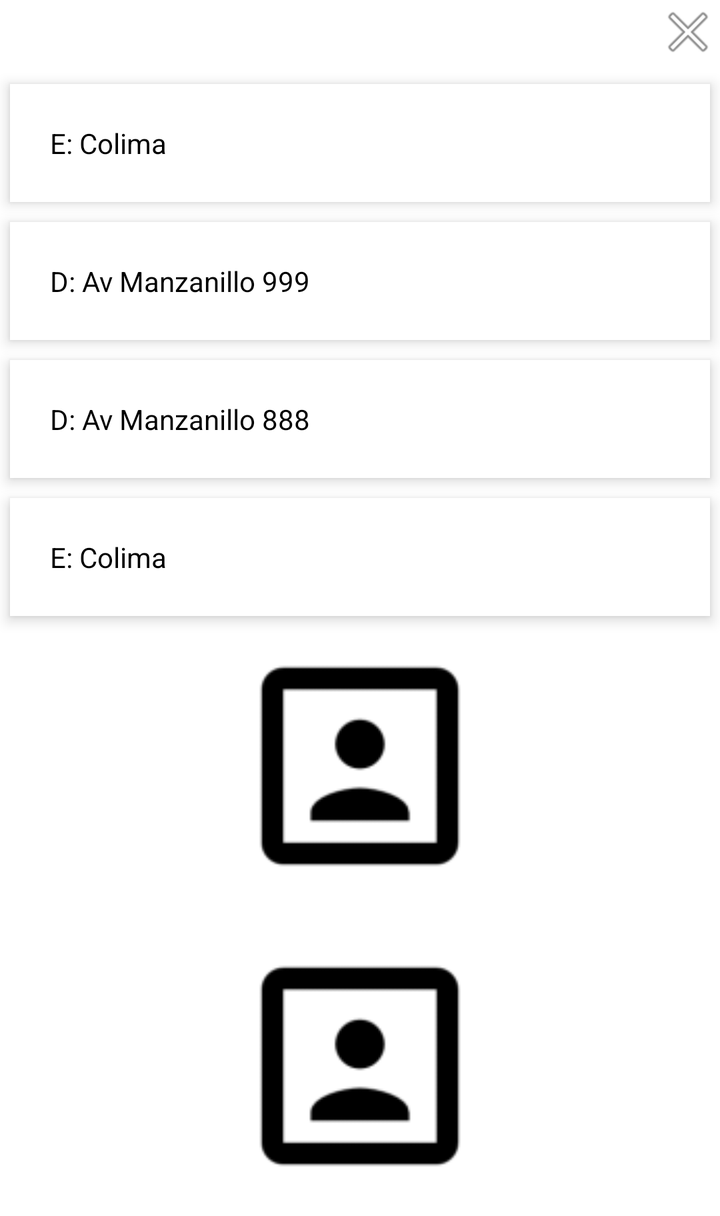
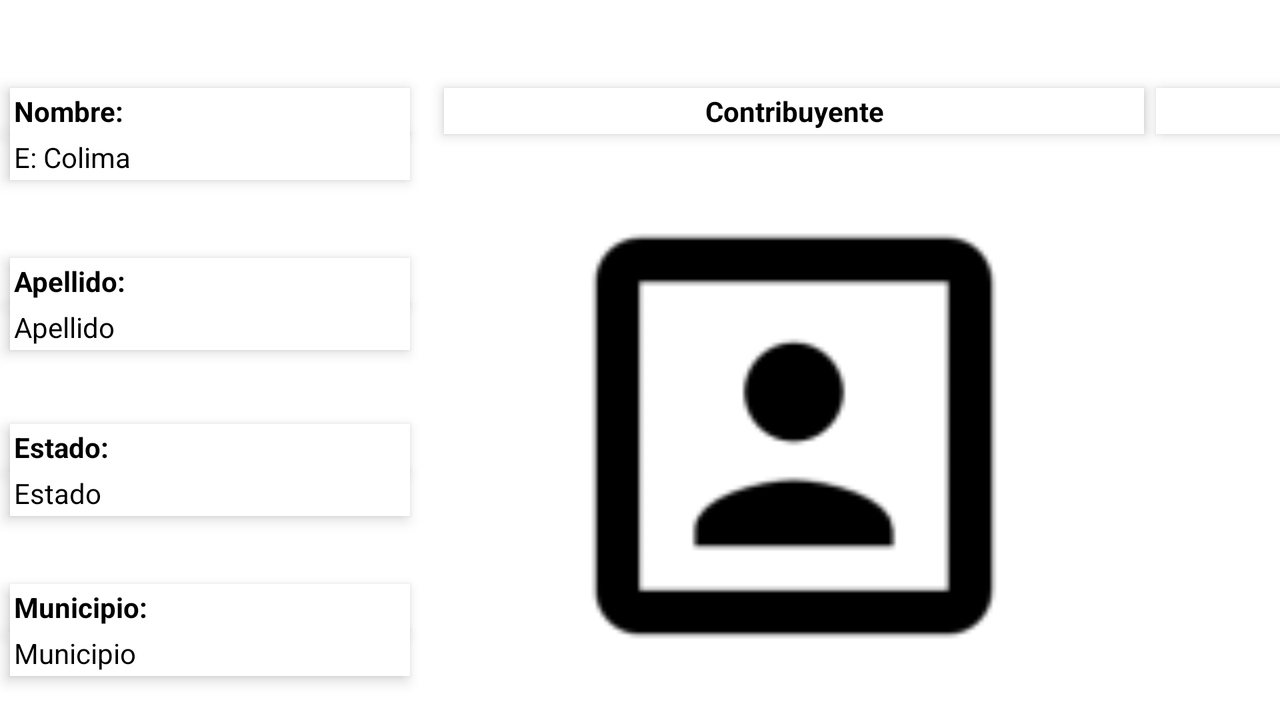

One screen, two layout resources from the same app: the default and the repository's alternative for another configuration. Each is rendered where Android would select it; the XML of both is given below.
<!-- AndroidManifest.xml: application theme AppTheme -->
<!-- res/layout/layout_dialog.xml -->
<?xml version="1.0" encoding="utf-8"?>
<FrameLayout xmlns:android="http://schemas.android.com/apk/res/android"
    xmlns:app="http://schemas.android.com/apk/res-auto"
    android:layout_width="match_parent"
    android:layout_height="wrap_content"
    xmlns:customAttrs="http://schemas.android.com/tools"
    android:background="@color/CanvasBackground">

    <RelativeLayout
        android:layout_width="wrap_content"
        android:layout_height="wrap_content">

        <ImageView
            android:id="@+id/btn_close"
            android:layout_width="wrap_content"
            android:layout_height="wrap_content"
            android:layout_alignParentEnd="true"
            android:layout_alignParentTop="true"
            android:layout_gravity="end"
            android:contentDescription="@string/app_name"
            android:src="@android:drawable/ic_menu_close_clear_cancel" />

        <TextView
            android:id="@+id/txtTitle"
            android:layout_width="fill_parent"
            android:layout_height="wrap_content"
            android:layout_alignParentEnd="true"
            android:layout_below="@+id/btn_close"
            android:layout_marginLeft="5dp"
            android:layout_marginRight="5dp"
            android:layout_marginTop="10dp"
            android:background="#fff"
            android:clickable="true"
            android:elevation="4dp"
            android:padding="20dp"
            android:text="E: Colima"
            android:textColor="#000000" />

        <TextView
            android:id="@+id/txtApellido"
            android:layout_width="fill_parent"
            android:layout_height="wrap_content"
            android:layout_alignParentEnd="true"
            android:layout_below="@+id/txtTitle"
            android:layout_marginLeft="5dp"
            android:layout_marginRight="5dp"
            android:layout_marginTop="10dp"
            android:background="#fff"
            android:clickable="true"
            android:elevation="4dp"
            android:padding="20dp"
            android:text="D: Av Manzanillo 999"
            android:textColor="#000000" />


        <TextView
            android:id="@+id/txtEstado"
            android:layout_width="fill_parent"
            android:layout_height="wrap_content"
            android:layout_alignParentEnd="true"
            android:layout_below="@+id/txtApellido"
            android:layout_marginLeft="5dp"
            android:layout_marginRight="5dp"
            android:layout_marginTop="10dp"
            android:background="#fff"
            android:clickable="true"
            android:elevation="4dp"
            android:padding="20dp"
            android:text="D: Av Manzanillo 888"
            android:textColor="#000000" />

        <TextView
            android:id="@+id/txtMunicipio"
            android:layout_width="fill_parent"
            android:layout_height="wrap_content"
            android:layout_alignParentEnd="true"
            android:layout_below="@+id/txtEstado"
            android:layout_centerHorizontal="true"
            android:layout_marginLeft="5dp"
            android:layout_marginRight="5dp"
            android:layout_marginTop="10dp"
            android:background="#fff"
            android:clickable="true"
            android:elevation="4dp"
            android:padding="20dp"
            android:text="E: Colima"
            android:textColor="#000000" />

        <ImageView
            android:id="@+id/imgDocumentation"
            android:layout_width="150dp"
            android:layout_height="150dp"

            android:layout_marginLeft="20dp"
            android:layout_marginRight="20dp"
            android:src="@mipmap/ic_photo"
            android:layout_below="@+id/imgDocumentation1"
            android:layout_alignStart="@+id/imgDocumentation1"
            android:layout_alignEnd="@+id/imgDocumentation1" />

        <ImageView
            android:id="@+id/imgDocumentation1"
            android:layout_width="150dp"
            android:layout_height="150dp"
            android:layout_alignEnd="@+id/txtMunicipio"

            android:layout_alignStart="@+id/txtMunicipio"
            android:layout_below="@+id/txtMunicipio"
            android:layout_marginLeft="20dp"
            android:layout_marginRight="20dp"
            android:src="@mipmap/ic_photo" />

    </RelativeLayout>

</FrameLayout>
<!-- resources referenced by this layout -->
<resources>
  <color name="CanvasBackground">#ffffff</color>
  <!-- mipmap ic_photo: png bitmap (mipmap-hdpi, 550 bytes) -->
  <string name="app_name">Prueba</string>
  <style name="AppTheme" parent="Theme.AppCompat.Light.DarkActionBar">
          
          <item name="colorPrimary">@color/colorPrimary</item>
          <item name="colorPrimaryDark">@color/colorPrimaryDark</item>
          <item name="colorAccent">@color/colorAccent</item>
          <item name="android:windowContentOverlay">@null</item>
      </style>
  <color name="colorPrimary">#3c8dbc</color>
  <color name="colorPrimaryDark">#0a71ad</color>
  <color name="colorAccent">#3c8dbc</color>
</resources>
<!-- res/layout-land/layout_dialog.xml (the repository's variant of the layout above) -->
<!-- drawn on the phone turned sideways -->
<?xml version="1.0" encoding="utf-8"?>
<FrameLayout xmlns:android="http://schemas.android.com/apk/res/android"
    xmlns:app="http://schemas.android.com/apk/res-auto"
    android:layout_width="match_parent"
    android:layout_height="wrap_content"
    xmlns:customAttrs="http://schemas.android.com/tools"
    android:background="@color/CanvasBackground">

    <RelativeLayout
        android:layout_width="933dp"
        android:layout_height="369dp">

        <ImageView
            android:id="@+id/btn_close"
            android:layout_width="wrap_content"
            android:layout_height="wrap_content"
            android:layout_gravity="end"
            android:layout_marginBottom="12dp"
            android:contentDescription="@string/app_name"
            android:src="@android:drawable/ic_menu_close_clear_cancel"
            android:layout_alignParentTop="true"
            android:layout_alignParentEnd="true" />

        <TextView
            android:id="@+id/textView3"
            android:layout_width="200dp"
            android:layout_height="wrap_content"
            android:layout_alignTop="@+id/textView"
            android:layout_marginLeft="5dp"
            android:layout_marginRight="5dp"
            android:layout_toStartOf="@+id/textView"
            android:background="#fff"
            android:clickable="true"
            android:elevation="4dp"
            android:padding="2dp"
            android:text="Nombre:"
            android:textColor="#000000"
            android:textStyle="bold"/>

        <TextView
            android:id="@+id/txtTitle"
            android:layout_width="200dp"
            android:layout_height="wrap_content"
            android:layout_alignParentStart="true"
            android:layout_below="@+id/textView3"
            android:layout_marginLeft="5dp"
            android:layout_marginRight="5dp"
            android:background="#fff"
            android:clickable="true"
            android:elevation="4dp"
            android:padding="2dp"
            android:text="E: Colima"
            android:textColor="#000000" />

        <TextView
            android:id="@+id/textView4"
            android:layout_width="200dp"
            android:layout_height="wrap_content"
            android:layout_marginLeft="5dp"
            android:layout_marginRight="5dp"
            android:layout_marginTop="39dp"
            android:background="#fff"
            android:clickable="true"
            android:elevation="4dp"
            android:padding="2dp"
            android:text="Apellido:"
            android:textColor="#000000"
            android:textStyle="bold"
            android:layout_below="@+id/txtTitle"
            android:layout_alignParentStart="true" />

        <TextView
            android:id="@+id/txtApellido"
            android:layout_width="200dp"
            android:layout_height="wrap_content"
            android:layout_marginLeft="5dp"
            android:layout_marginRight="5dp"
            android:background="#fff"
            android:clickable="true"
            android:elevation="4dp"
            android:padding="2dp"
            android:text="Apellido"
            android:textColor="#000000"
            android:layout_below="@+id/textView4"
            android:layout_alignParentStart="true" />

        <TextView
            android:id="@+id/textView5"
            android:layout_width="200dp"
            android:layout_height="wrap_content"
            android:layout_marginLeft="5dp"
            android:layout_marginRight="5dp"
            android:layout_marginTop="37dp"
            android:background="#fff"
            android:clickable="true"
            android:elevation="4dp"
            android:padding="2dp"
            android:text="Estado:"
            android:textColor="#000000"
            android:textStyle="bold"
            android:layout_below="@+id/txtApellido"
            android:layout_alignParentStart="true" />

        <TextView
            android:id="@+id/txtEstado"
            android:layout_width="200dp"
            android:layout_height="wrap_content"
            android:layout_marginLeft="5dp"
            android:layout_marginRight="5dp"
            android:background="#fff"
            android:clickable="true"
            android:elevation="4dp"
            android:padding="2dp"
            android:text="Estado"
            android:textColor="#000000"
            android:layout_below="@+id/textView5"
            android:layout_alignParentStart="true" />

        <TextView
            android:id="@+id/textView6"
            android:layout_width="200dp"
            android:layout_height="wrap_content"
            android:layout_marginLeft="5dp"
            android:layout_marginRight="5dp"
            android:layout_marginTop="34dp"
            android:background="#fff"
            android:clickable="true"
            android:elevation="4dp"
            android:padding="2dp"
            android:text="Municipio:"
            android:textStyle="bold"
            android:textColor="#000000"
            android:layout_below="@+id/txtEstado"
            android:layout_alignParentStart="true" />

        <TextView
            android:id="@+id/txtMunicipio"
            android:layout_width="200dp"
            android:layout_height="wrap_content"
            android:layout_marginLeft="5dp"
            android:layout_marginRight="5dp"
            android:background="#fff"
            android:clickable="true"
            android:elevation="4dp"
            android:padding="2dp"
            android:text="Municipio"
            android:textColor="#000000"
            android:layout_below="@+id/textView6"
            android:layout_toStartOf="@+id/textView" />

        <TextView
            android:id="@+id/textView"
            android:layout_width="350dp"
            android:layout_height="wrap_content"
            android:layout_alignBaseline="@+id/textView2"
            android:layout_alignBottom="@+id/textView2"
            android:layout_marginLeft="5dp"
            android:layout_marginRight="5dp"
            android:layout_marginStart="12dp"
            android:layout_toEndOf="@+id/txtTitle"
            android:background="#fff"
            android:clickable="true"
            android:elevation="4dp"
            android:gravity="center"
            android:padding="2dp"
            android:text="Contribuyente"
            android:textColor="#000000"
            android:textStyle="bold" />

        <TextView
            android:id="@+id/textView2"
            android:layout_width="350dp"
            android:layout_height="wrap_content"
            android:layout_alignParentEnd="true"
            android:layout_below="@+id/btn_close"
            android:layout_marginLeft="5dp"
            android:layout_marginRight="5dp"
            android:background="#fff"
            android:clickable="true"
            android:elevation="4dp"
            android:gravity="center"
            android:padding="2dp"
            android:text="Domicilio fiscal"
            android:textColor="#000000"
            android:textStyle="bold" />


        <ImageView
            android:id="@+id/imgDocumentation1"
            android:layout_width="200dp"
            android:layout_height="400dp"
            android:layout_alignEnd="@+id/textView"
            android:layout_alignStart="@+id/textView"
            android:layout_below="@+id/textView"
            android:src="@mipmap/ic_photo" />

        <ImageView
            android:id="@+id/imgDocumentation"
            android:layout_width="200dp"
            android:layout_height="400dp"
            android:layout_alignEnd="@+id/textView2"
            android:layout_alignStart="@+id/textView2"
            android:src="@mipmap/ic_photo"
            android:layout_below="@+id/textView2" />

    </RelativeLayout>

</FrameLayout>
